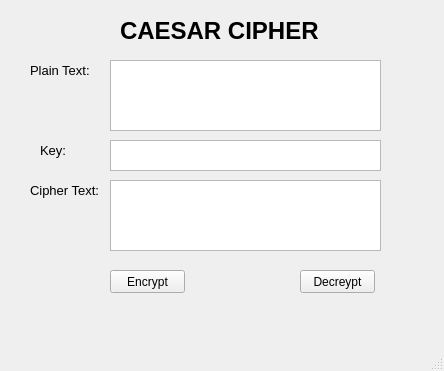
<?xml version="1.0" encoding="UTF-8"?>
<ui version="4.0">
 <class>MainWindow</class>
 <widget class="QMainWindow" name="MainWindow">
  <property name="geometry">
   <rect>
    <x>0</x>
    <y>0</y>
    <width>444</width>
    <height>371</height>
   </rect>
  </property>
  <property name="windowTitle">
   <string>MainWindow</string>
  </property>
  <widget class="QWidget" name="centralwidget">
   <widget class="QLabel" name="label">
    <property name="geometry">
     <rect>
      <x>120</x>
      <y>0</y>
      <width>211</width>
      <height>61</height>
     </rect>
    </property>
    <property name="font">
     <font>
      <pointsize>18</pointsize>
      <weight>75</weight>
      <bold>true</bold>
     </font>
    </property>
    <property name="text">
     <string>CAESAR CIPHER</string>
    </property>
   </widget>
   <widget class="QLabel" name="lb_plaintext">
    <property name="geometry">
     <rect>
      <x>30</x>
      <y>60</y>
      <width>61</width>
      <height>21</height>
     </rect>
    </property>
    <property name="font">
     <font>
      <pointsize>10</pointsize>
     </font>
    </property>
    <property name="text">
     <string>Plain Text:</string>
    </property>
   </widget>
   <widget class="QTextEdit" name="txt_plaintext">
    <property name="geometry">
     <rect>
      <x>110</x>
      <y>60</y>
      <width>271</width>
      <height>71</height>
     </rect>
    </property>
   </widget>
   <widget class="QLabel" name="lb_key">
    <property name="geometry">
     <rect>
      <x>40</x>
      <y>140</y>
      <width>47</width>
      <height>21</height>
     </rect>
    </property>
    <property name="font">
     <font>
      <pointsize>10</pointsize>
     </font>
    </property>
    <property name="text">
     <string>Key:</string>
    </property>
   </widget>
   <widget class="QTextEdit" name="txt_key">
    <property name="geometry">
     <rect>
      <x>110</x>
      <y>140</y>
      <width>271</width>
      <height>31</height>
     </rect>
    </property>
   </widget>
   <widget class="QLabel" name="lb_cipher_text">
    <property name="geometry">
     <rect>
      <x>30</x>
      <y>180</y>
      <width>71</width>
      <height>21</height>
     </rect>
    </property>
    <property name="font">
     <font>
      <pointsize>10</pointsize>
     </font>
    </property>
    <property name="text">
     <string>Cipher Text:</string>
    </property>
   </widget>
   <widget class="QTextEdit" name="txt_ciphertext">
    <property name="geometry">
     <rect>
      <x>110</x>
      <y>180</y>
      <width>271</width>
      <height>71</height>
     </rect>
    </property>
   </widget>
   <widget class="QPushButton" name="btn_encrypt">
    <property name="geometry">
     <rect>
      <x>110</x>
      <y>270</y>
      <width>75</width>
      <height>23</height>
     </rect>
    </property>
    <property name="text">
     <string>Encrypt</string>
    </property>
   </widget>
   <widget class="QPushButton" name="btn_decrypt">
    <property name="geometry">
     <rect>
      <x>300</x>
      <y>270</y>
      <width>75</width>
      <height>23</height>
     </rect>
    </property>
    <property name="text">
     <string>Decreypt</string>
    </property>
   </widget>
  </widget>
  <widget class="QMenuBar" name="menubar">
   <property name="geometry">
    <rect>
     <x>0</x>
     <y>0</y>
     <width>444</width>
     <height>21</height>
    </rect>
   </property>
  </widget>
  <widget class="QStatusBar" name="statusbar"/>
 </widget>
 <resources/>
 <connections/>
</ui>
